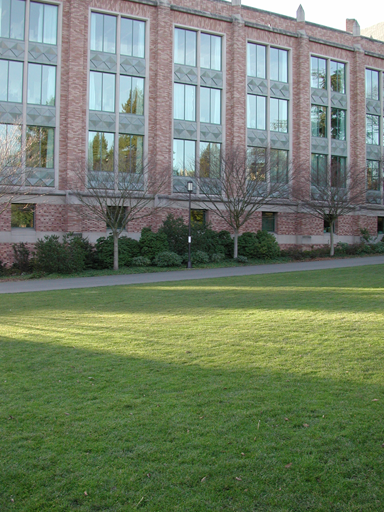
//> input picture PanoramaImageStitching/test/TEST-ImageData(1)/1.bmp, 384 x 512 px
$ ./opencv_test   (built with g++ and OpenCV 4)
//> lines starting //> are read from the running program, lines starting //| are printed output that depends on the picture
#include <iostream>
#include <vector>
#include <opencv2/opencv.hpp>
#include <opencv2/xfeatures2d.hpp>

using namespace cv;
using std::vector;


int main() {
    Ptr<Feature2D> f2d = xfeatures2d::SIFT::create();

    Mat img_1 = imread("../test/TEST-ImageData(1)/1.bmp");
//> img_1 is the input picture: 512 rows x 384 cols, CV_8UC3; mean B, G, R 104.1, 126.4, 113
    Mat img_2 = imread("../test/TEST-ImageData(1)/2.bmp");
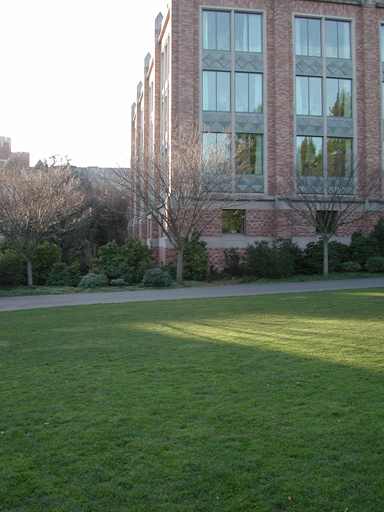
//> input picture PanoramaImageStitching/test/TEST-ImageData(1)/2.bmp, 384 x 512 px
//> img_2 is the input picture: 512 rows x 384 cols, CV_8UC3; mean B, G, R 104, 119.7, 106.8

    //Mat img_1 = imread("1.jpeg");
    //Mat img_2 = imread("2.jpeg");

    //Detect the keypoints
    vector<KeyPoint> keypoints_1, keypoints_2;
    f2d->detect(img_1, keypoints_1);
//> keypoints_1 = 1315 keypoints; strongest (x, y, size): (189, 238, 1.9), (334, 116, 2), (312, 56, 1.9), (271, 47, 2)
    f2d->detect(img_2, keypoints_2);
//> keypoints_2 = 877 keypoints; strongest (x, y, size): (147, 79, 3.5), (158, 44, 4.6), (166, 201, 2), (32, 163, 4.9)
    //Calculate descriptors (feature vectors)
    Mat descriptors_1, descriptors_2;
    f2d->compute(img_1, keypoints_1, descriptors_1);
    f2d->compute(img_2, keypoints_2, descriptors_2);
    //Matching descriptor vector using BFMatcher
    BFMatcher matcher;
    vector<DMatch> matches;
    matcher.match(descriptors_1, descriptors_2, matches);
//> matches = 1315 matches
    //绘制匹配出的关键点
    Mat img_matches;
    drawMatches(img_1, keypoints_1, img_2, keypoints_2, matches, img_matches);
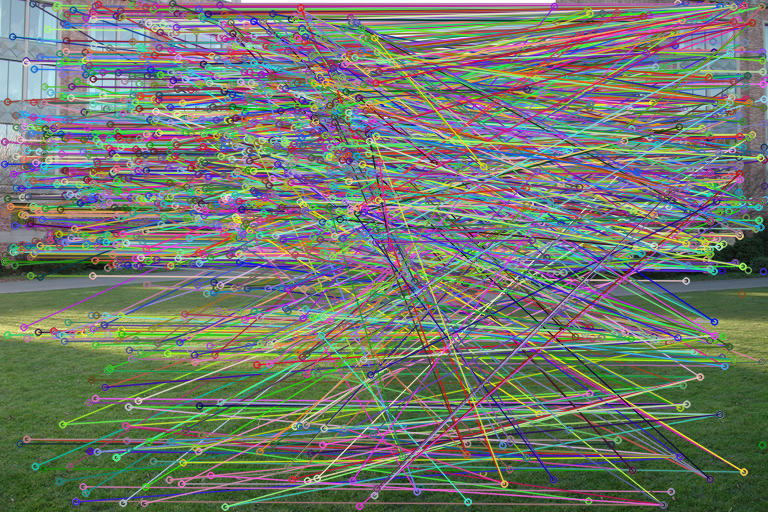
//> img_matches: 512 rows x 768 cols, CV_8UC3; mean B, G, R 109.5, 121, 114.3
    imshow("【match图】", img_matches);
    //等待任意按键按下
    waitKey(0);
}
    // [18 lines of commented-out code are left out]
